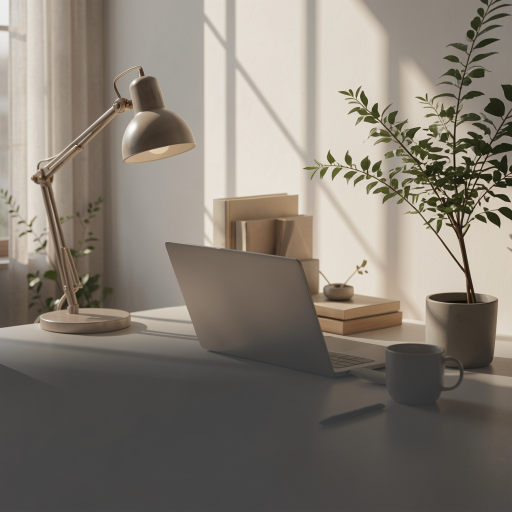
#> input picture api/assets/templates/template-1.png, 1024 x 1024 px (shown at 1/2 size)
$ python -i image_overlay.py   (imports and definitions only)
#> lines starting #> are read from the running program, lines starting #| are printed output that depends on the picture
"""
Preparación de la imagen para cada red: recorte al aspecto de destino, texto de la
pieza cuando toca dibujarlo, y grade común.

El texto (hook de portada, idea de cada slide) lo renderiza **el propio modelo** al
generar la imagen: viaja dentro del prompt que arma `prompt_architect`. Ese es el
camino normal y este módulo no lo toca. Pero cuando la imagen NO sale del modelo
—sin token OAuth, la generación falló, o el usuario eligió "plantillas"— la pieza es
un PNG de respaldo que no dice nada, y el post se publicaba con una foto muda donde
tenía que ir el titular. Para ese caso —y solo para ese— vuelve una capa de texto
con Pillow: quien llama (`job_runner`) pasa el lockup ya resuelto **únicamente**
cuando la fuente es una plantilla nuestra, así una imagen generada nunca se
sobreimprime dos veces.

Lo que hace el módulo, en orden:

  1. traer la imagen base (URL del proveedor o plantilla local),
  2. recortarla centrada al aspecto que espera cada red (feed 4:5, historia 9:16),
  3. dibujar el lockup de marca si el llamador lo pidió (solo plantillas),
  4. igualar el color de los slides al de la portada (`match_grade`).

Dependencias:
  Pillow  ->  python -m pip install Pillow

API pública:
  render_feed(src, texto=None)  -> bytes   imagen de feed 1080x1350 (4:5): portada,
                                slides y las imágenes únicas de LinkedIn / IG / Facebook
  render_story(src, texto=None) -> bytes   historia vertical 1080x1920 (9:16)
  match_grade(png, reference)   -> bytes

`texto` es el lockup a dibujar (o None = no dibujar nada):

  {"titular": str, "kicker": str, "acento": str,
   "rol": "portada" | "contenido",
   "caja_alta": bool,                          # opcional, default True (la caja es de la identidad)
   "color_texto": str, "color_acento": str}    # admiten "#RRGGBB" o una frase que lo contenga

`src` puede ser una URL http(s) (salida del proveedor) o una ruta local (plantilla de
respaldo). Todo devuelve PNG; se sube con `bc.upload_media_local()` para obtener la
URL pública de Blotato que va en `mediaUrls`.
"""

import io
import os
import re
import sys
import urllib.request
from pathlib import Path

try:
    from PIL import Image, ImageDraw, ImageFont, ImageStat
except ImportError as e:
    raise RuntimeError(
        "[error] Pillow no está instalado. Ejecuta: python -m pip install Pillow"
    ) from e


# ── Lienzos ────────────────────────────────────────────────────────────────────
#
# El lienzo del feed es 4:5 (el formato vertical que aceptan Instagram —imagen única
# y carrusel—, LinkedIn y Facebook, y el que más pantalla ocupa en el scroll). Antes
# era 1:1 y el 4:5 de LinkedIn se fabricaba escalando ese cuadrado; ahora la imagen
# se pide ya en 4:5 y el lienzo es el mismo para todas las redes de feed.

_FEED_W, _FEED_H = 1080, 1350
_STORY_W, _STORY_H = 1080, 1920


# ── Helpers ────────────────────────────────────────────────────────────────────

_TIMEOUT_SECS = 30

# Browser User-Agent: some image hosts (e.g. Higgsfield behind Cloudflare) reject
# urllib's default UA. Only used for remote URLs; local template paths skip it.
_UA = (
    "Mozilla/5.0 (Windows NT 10.0; Win64; x64) AppleWebKit/537.36 "
    "(KHTML, like Gecko) Chrome/124.0.0.0 Safari/537.36"
)


def _is_local_path(src: str) -> bool:
    """True if `src` is a local filesystem path rather than an http(s) URL.

    Template fallbacks pass a local .png path; Higgsfield passes a URL.
    """
    return not src.lower().startswith(("http://", "https://"))


def _fetch_base(url: str, target_size: tuple[int, int] = (_FEED_W, _FEED_H)) -> Image.Image:
    """Load the base image and return it as an RGB Pillow image of `target_size`.

    `url` may be an http(s) URL (provider output) or a local filesystem path
    (template fallback). Center-crops to preserve composition.
    """
#> called with url = '../assets/templates/template-1.png', target_size = (1080, 1350)
    if _is_local_path(url):
        img = Image.open(url).convert("RGB")
    else:
        req = urllib.request.Request(url, headers={"User-Agent": _UA})
        with urllib.request.urlopen(req, timeout=_TIMEOUT_SECS) as r:
            data = r.read()
        img = Image.open(io.BytesIO(data)).convert("RGB")
    tw, th = target_size
    w, h = img.size
#> w = 1024; h = 1024
    if (w, h) != (tw, th):
        scale = max(tw / w, th / h)
#> scale = 1.32
        nw, nh = int(round(w * scale)), int(round(h * scale))
#> nw = 1350; nh = 1350
        img = img.resize((nw, nh), Image.LANCZOS)
#> img: PIL image 1350x1350 RGB
        left = (nw - tw) // 2
#> left = 135
        top = (nh - th) // 2
#> top = 0
        img = img.crop((left, top, left + tw, top + th))
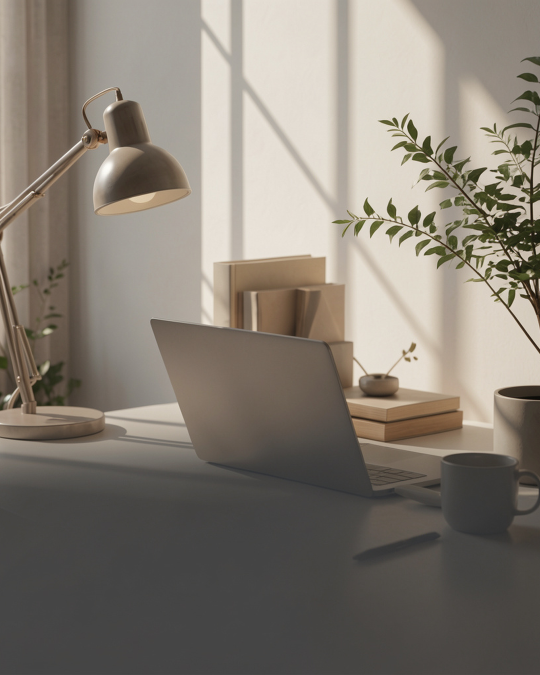
#> img: PIL image 1080x1350 RGB (shown at 1/2 size); mean R, G, B 132.5, 124.9, 115.1
    return img


# [4 lines left out: function _to_png_bytes, not called in this run]


# ── Texto sobre las plantillas de respaldo ─────────────────────────────────────
#
# El layout imita el mismo lockup de póster que el prompt le pide al modelo
# (`prompts/architect.json`): titular en la banda alta, segunda línea anclada al pie,
# caja alta, alineado a la izquierda, todo dentro del área segura del 8%. Así una
# tirada que cayó a plantilla se lee como el resto del set y no como otra cosa.
#
# Los colores son los de la marca y llegan de fuera (`brand.json` vía job_runner):
# editar ese archivo tiene que seguir cambiando el look de TODOS los posts, también
# el de los que caen a plantilla.

_MARGEN = 0.08          # área segura: el mismo 8% por lado que declara el brief
_ANCHO = 0.84           # ancho máximo del bloque de texto (84% del cuadro)
# Cuerpo del titular como fracción del alto. Queda algo por debajo de lo que el brief
# le pide al modelo (13-16% en portada, 15-20% en slide) porque acá el texto cae sobre
# una foto genérica que no reservó aire para él: pasarse de cuerpo lo empuja contra el
# sujeto de la plantilla.
# El slide va POR ENCIMA de la portada, igual que en el brief: en un slide de contenido
# el tipo es el elemento principal y la imagen lo soporta. Si acá se quedara la
# jerarquía vieja (portada 0.135 / contenido 0.105), la pieza diría una cosa cuando la
# genera el modelo y la contraria cuando cae a plantilla.
_CUERPO = {"portada": 0.135, "contenido": 0.155}
_CUERPO_MIN = 0.050     # por debajo de esto ya no es un póster, es un pie de foto
_CUERPO_KICKER = 0.45   # la segunda línea, ~la mitad del titular (igual que en el prompt)
_MAX_LINEAS = 3
# Aire entre dos bloques apilados (etiqueta→titular, titular→cuerpo), en fracción del
# alto. Los bloques que van al pie se anclan al margen inferior y no lo usan.
_AIRE = 0.025
_PESO_CUERPO = 400      # el cuerpo va en peso de lectura, no de display
_INTERLINEA = 0.92      # "set solid": el display se compone con la interlínea cerrada
# Hasta dónde puede bajar el titular: la banda alta del lockup, por rol. Los dos valores
# son los mismos que `zonas_texto` declara en el brief (`prompts/architect.json`), y el
# del slide es el mayor porque ahí el titular manda: 3 líneas al 0.155 del alto no caben
# en el 38% viejo, así que `_encajar` lo habría bajado de cuerpo hasta deshacer el
# cambio en silencio.
_BANDA_ALTA = {"portada": 0.42, "contenido": 0.68}

_COLOR_TEXTO = (237, 234, 224)   # respaldo si la marca no trae un hex legible
_HEX_RE = re.compile(r"#([0-9a-fA-F]{6})")

# Fuente: la embebida en assets/fonts (la misma que quema los subtítulos del reel).
# La marca pide una grotesca condensada pesada; Montserrat no es condensada, así que
# se pesa al máximo (900) y se compone en caja alta. `OVERLAY_FONT_PATH` permite
# apuntar a la fuente real de la marca sin tocar código.
_FONTS_DIR = Path(__file__).resolve().parent.parent / "assets" / "fonts"
_FUENTE_EMBEBIDA = _FONTS_DIR / "Montserrat-Variable.ttf"
_PESO_TITULAR = 900
_PESO_KICKER = 700
_FONT_CACHE: dict[tuple[int, int], "ImageFont.ImageFont"] = {}
_AVISO_FUENTE = False


# [89 lines left out: functions _paths_fuente, _fuente, _color, _wrap, _indices_acento, not called in this run]


def _clave(palabra: str) -> str:
    return re.sub(r"[^0-9a-zà-öø-ÿñ]+", "", (palabra or "").casefold())


def _cuerpo_de(font, defecto: int) -> int:
    """Cuerpo en px de una fuente (la bitmap de respaldo no expone `size`)."""
    return int(getattr(font, "size", 0) or defecto)


# [211 lines left out: functions _alto_linea, _bloque, _dibujar_bloque, _scrim, _bloques_de, _dibujar_texto and 2 more, not called in this run]


# ── Detector de bandas planas y marcos ─────────────────────────────────────────
#
# El passe-partout y el letterbox se atacan en tres frentes porque el defecto tiene
# tres orígenes y ya volvió dos veces por atacar solo uno. Los otros dos son prompt
# —el sangrado declarado en positivo en las secciones 1 y 3, y el saneo de lo que la
# identidad escribe en la sección 5—; este es el único que convierte la regla en algo
# COMPROBABLE. El prompt ya falló dos veces; una comprobación sobre el píxel, no.
#
# La idea que hace que esto funcione y no genere falsos positivos: **un letterbox no
# es "una zona oscura", es un ESCALÓN**. Una escena nocturna legítima tiene una banda
# alta oscura y de baja varianza —y es correcta, es justo el aire donde se apoya el
# titular—. Lo que delata a la banda pintada es que termina de golpe: hasta la fila k
# no pasa nada y en la k+1 aparece la fotografía entera. Sin escalón no hay banda.

# Varianza por fila/columna por debajo de la cual la línea se considera PLANA. Se
# calibró contra las imágenes reales de `api/outputs/` (carruseles y portadas ya
# generados, con y sin passe-partout): las líneas de una fotografía real —incluso un
# cielo nocturno o un fondo desenfocado— quedan muy por encima, porque siempre traen
# grano y viñeteo.
_VARIANZA_PLANA = 12.0
# Salto de media (de 255) contra la línea anterior que marca el borde de la banda.
_SALTO_MIN = 14.0
# ...o un salto de varianza: una barra negra sobre una escena nocturna puede no mover
# la media y sí disparar la textura. Es el caso que la media sola no ve.
_SALTO_VARIANZA = 8.0
# Hasta dónde se busca la banda: el primer 25% del lado. Más adentro ya no es un
# marco, es composición.
_FRANJA = 0.25
# Una banda tiene que ser un elemento de diseño, no dos píxeles de compresión.
_BANDA_MIN = 0.015
# Diferencia de medias por debajo de la cual los cuatro bordes son "el mismo color",
# que es lo que distingue un marco de cuatro casualidades.
_TOLERANCIA_MARCO = 12.0

_BORDES = ("arriba", "abajo", "izquierda", "derecha")


# [105 lines left out: functions _lineas, _banda, bytes_crudos, bordes_planos, not called in this run]


# ── Grade común del carrusel ───────────────────────────────────────────────────
#
# Red de seguridad estética: aunque los slides se generen con la portada como
# referencia y con la misma dirección de arte, el modelo puede derivar en exposición
# o temperatura. Igualar la media y el contraste por canal a los de la portada une el
# set sin gastar créditos. Los topes son deliberadamente conservadores: esto corrige
# una deriva, no reinterpreta la imagen — un slide legítimamente más oscuro debe
# seguir siéndolo.

_GRADE_MAX_GAIN = 0.18   # ±18% de contraste por canal
_GRADE_MAX_SHIFT = 18.0  # ±18 niveles (de 255) de desplazamiento de la media


def _clamp(v: float, lo: float, hi: float) -> float:
    return lo if v < lo else hi if v > hi else v


# [19 lines left out: function match_grade, not called in this run]

>>> result = _fetch_base('../assets/templates/template-1.png')
